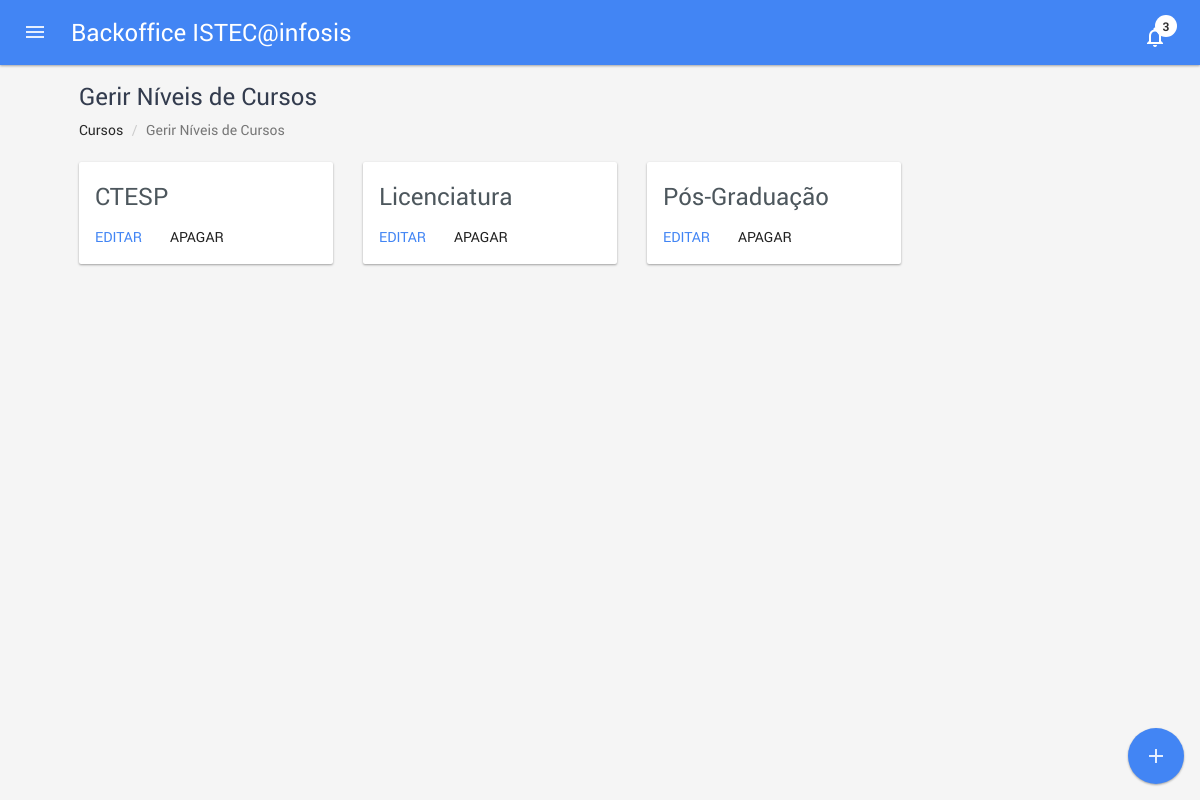
The page /degree_level_manage.php (signed in) on the database as committed earlier.
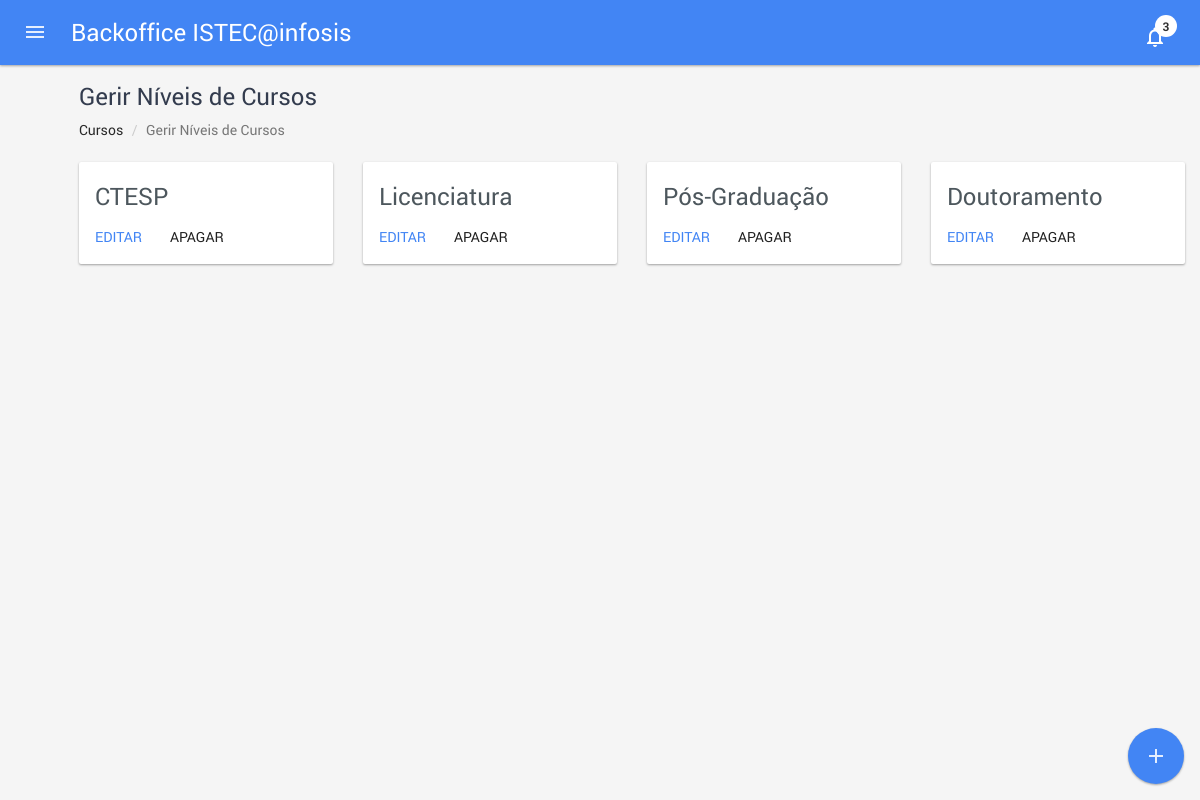
The same page on the database as committed later.
### tables this page shows
CREATE TABLE IF NOT EXISTS `tDegreeLevels` (
  `id_degree_level` int(11) NOT NULL,
  `designation` varchar(100) NOT NULL,
  `semesters` int(11) NOT NULL
);

### includes/head.inc.php (called while the page is built, shortened)
<?php
require_once 'css.inc.php';
?>

### includes/menuManager.inc.php (called while the page is built, shortened)
<?php
require_once 'menu.inc.php';
?>

### classes/degree.class.php (called while the page is built, shortened)
<?php
class degree {
 	public function levels() {
    try {
    	$db = new database();
    	$con = $db->getCon();
    	$sql = '
        SELECT id_degree_level,
          designation,
          semesters
        FROM tDegreeLevels
        ORDER BY id_degree_level';
    	$data = $con->prepare($sql);
    	$data->execute();
    	$levels = $data->fetchAll();
    	return $levels;
    }
    catch (PDOException $e) {
      echo("Erro de ligação:" . $e);
      exit();
      return false;
    }
  }
}
?>

### degree_level_manage.php (the view, shortened to what this page needs)
<?php
  require_once 'classes/degree.class.php';
  $d = new degree();
  $levels = $d->levels();
?>
<!DOCTYPE html>
<html lang="pt-pt">
  <head>
    <?php require_once('includes/head.inc.php'); ?>
  </head>
  <body>
    <?php require_once('includes/menuManager.inc.php'); ?>
    <div id="content" class="pmd-content inner-page">
      <div class="container-fluid full-width-container">
        <h1 class="section-title" id="services">
          <span>Gerir Níveis de Cursos</span>
        </h1>
        <ol class="breadcrumb text-left">
          <li><a href="index.html">Cursos</a></li>
          <li class="active">Gerir Níveis de Cursos</li>
        </ol>
        <div class="row">
          <div class="col-xs-12">
            <div class="grid row">
              <?php
                foreach($levels as $level) {
              ?>
              <div class="element-item col-xs-6 col-sm-4 col-md-3">
                <div class="pmd-card pmd-card-media-inline pmd-card-default pmd-z-depth">
                    <div class="pmd-card-media">
                        <div class="media-body">
                            <h2 class="pmd-card-title-text" ><?= $level['designation'] ?></h2>
                        </div>
                    </div>
                    <div class="pmd-card-actions">
                        <button data-target="#modal-edit-level" data-id="<?= $level['id_degree_level'] ?>" data-designation="<?= $level['designation'] ?>" data-semesters="<?= $level['semesters'] ?>" data-toggle="modal" type="button" class="btn pmd-btn-flat pmd-ripple-effect btn-primary" type="button">Editar</button>
                        <button data-destination="degree_level_delete.php?id=<?= $level['id_degree_level'] ?>" type="button" class="btn pmd-btn-flat pmd-ripple-effect btn-default sweet-delete">Apagar</button>
                    </div>
                </div>
              </div>
              <?php } ?>
            </div>
          </div>
        </div>
      </div>
      <div class="menu pmd-floating-action"  role="navigation">
        <button data-target="#modal-create-level" data-toggle="modal"  class="pmd-floating-action-btn btn pmd-btn-fab pmd-btn-raised pmd-ripple-effect btn-primary" data-title="Add" href="javascript:void(0);" type=button>
          <i class="material-icons pmd-sm">add</i>
        </button>
      </div>
    </div>
  </body>
</html>

### includes/css.inc.php (shortened to what this page needs)
<link href="css/bootstrap.min.css" rel="stylesheet">
<link href="css/propeller.min.css" rel="stylesheet">
<link href="vendor/chosen/chosen.min.css" rel="stylesheet">
<link href="vendor/sweetAlert2/sweetalert2.min.css" rel="stylesheet">
<link href="css/istec.css" rel="stylesheet">

### includes/menu.inc.php (shortened to what this page needs)
<nav class="navbar navbar-inverse navbar-fixed-top pmd-navbar pmd-z-depth">
  <div class="container-fluid">
    <div class="navbar-header">
      <a href="javascript:void(0);" class="btn btn-sm pmd-btn-fab pmd-btn-flat pmd-ripple-effect pull-left margin-r8 pmd-sidebar-toggle"><i class="material-icons">menu</i></a>
      <a class="navbar-brand" href="admin.php">Backoffice <?= $GLOBALS['appname'] ?></a>
    </div>
    <div class="pmd-navbar-right-icon pull-right navigation">
      <div class="dropdown notification icons pmd-dropdown">
        <a href="javascript:void(0)" title="Notification" class="dropdown-toggle pmd-ripple-effect"  data-toggle="dropdown" role="button" aria-expanded="true">
          <div data-badge="3" class="material-icons md-light pmd-sm pmd-badge  pmd-badge-overlap">notifications_none</div>
        </a>
    </div>
  </div>
</div>
</nav>

Rows that differ between the two databases and show on the page:
added tdegreelevels: designation "Doutoramento"
